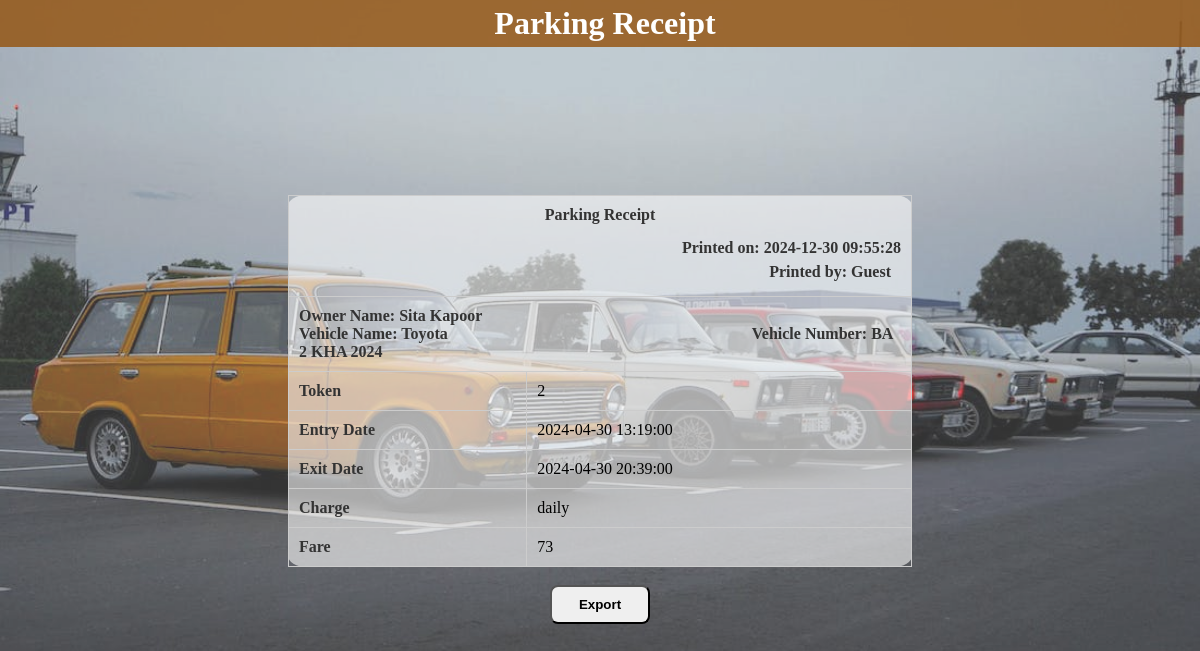
The page /receipt.php?ID=2 (signed in) on the database its author committed.
### tables this page shows
CREATE TABLE `vehicle_info` (
  `ID` int(11) NOT NULL,
  `Registered_by` varchar(50) NOT NULL,
  `Updated_by` varchar(50) NOT NULL,
  `Owner_name` varchar(50) NOT NULL,
  `Vehicle_name` varchar(40) NOT NULL,
  `Vehicle_number` varchar(40) DEFAULT NULL,
  `Entry_date` datetime NOT NULL,
  `Exit_date` datetime DEFAULT NULL,
  `Token_number` int(11) NOT NULL,
  `Charge` varchar(50) NOT NULL DEFAULT 'Daily',
  `Fare` int(11) NOT NULL DEFAULT 0
);

### receipt.php (the view, shortened to what this page needs)
<!DOCTYPE html>
<html lang="en">
<head>
    <link rel="stylesheet" href="style.css">
</head>
<body>
    <div class="box">
        <h1 class="header">Parking Receipt</h1><br>
        <table id="employee" cellspacing="0" cellpadding="0">
            <tr>
                <th colspan="2" style="text-align:center; padding-bottom:15px;">
                    Parking Receipt
                    <p id="current-date" style="text-align: right; padding-top:15px;"></p>
                    <p id="printed-by" style="text-align: right; padding-top:6px; padding-right:10px;"></p>
                </th>
            </tr>
            <?php
                $conn = mysqli_connect("localhost", "root", "", "parking_project");
                $ID = $_GET['ID'];
                $sql = "SELECT * FROM vehicle_info WHERE ID = ?";
                $stmt = $conn->prepare($sql);
                $stmt->bind_param("i", $ID);
                $stmt->execute();
                $result = $stmt->get_result();
                if ($result->num_rows > 0) {
                    while ($row = $result->fetch_assoc()) {
            ?>
            <tr>
                <th colspan="2">
                    Owner Name: <?php echo htmlspecialchars($row['Owner_name']); ?> <br>
                    Vehicle Name: <?php echo htmlspecialchars($row['Vehicle_name']); ?>
                    <span style="padding-left:300px;">
                        Vehicle Number: <?php echo htmlspecialchars($row['Vehicle_number']); ?>
                    </span>
                </th>
            </tr>
            <tr>
                <th>Token</th>
                <td><?php echo htmlspecialchars($row['Token_number']); ?></td>
            </tr>
            <tr>
                <th>Entry Date</th>
                <td><?php echo htmlspecialchars($row['Entry_date']); ?></td>
            </tr>
            <tr>
                <th>Exit Date</th>
                <td><?php echo htmlspecialchars($row['Exit_date']); ?></td>
            </tr>
            <tr>
                <th>Charge</th>
                <td><?php echo htmlspecialchars($row['Charge']); ?></td>
            </tr>
            <tr>
                <th>Fare</th>
                <td><?php echo htmlspecialchars($row['Fare']); ?></td>
            </tr>
            <?php
                    }
                } else {
                    echo "<tr><td colspan='2'>No Data Found.</td></tr>";
                }
            ?>
        </table>
        <br />
        <input type="button" id="export" value="Export"/>
    </div>
</body>
</html>

### style.css (style rules this page uses)
* { margin: 0; padding: 0; }
.box { --bg-image:url('images/carpark.jpeg'); --bg-image-opacity:0.8; min-height: 100vh; position: relative; isolation: isolate; }
.box::after { content: ''; position: absolute; inset: 0; z-index: -1; opacity:var(--bg-image-opacity) ; background: var(--bg-image); background-repeat: no-repeat; background-size: cover; background-position: center; }
.header { display: flex; justify-content: space-between; align-items: center; padding: 5px; background: #945512d4; position: fixed; top: 0; left: 0; width: 100%; z-index: 1000; }

### receipt.php (style rules this page uses)
.box { display: flex; flex-direction: column; justify-content: center; align-items: center; }
.box .header { justify-content: center; color: white; }
table { border: 1px solid #ccc; border-collapse: collapse; width: 52%; border: 0.5px solid #002a324f; border-radius: 3%; background: rgba(255, 255, 255, 0.586); backdrop-filter: blur; }
table th { color: #333; font-weight: 600; }
table th, table td { padding: 10px; border: 1px solid #ccc; text-align: left; }
#export { width: 100px; padding: 10px; border-radius: 8px; font-weight: 700; }

### rows shown on the page
vehicle_info: Owner_name "Sita Kapoor", Vehicle_name "Toyota", Vehicle_number "BA 2 KHA 2024", Token_number "2", Entry_date "2024-04-30 13:19:00", Exit_date "2024-04-30 20:39:00", Charge "daily", Fare "73"
